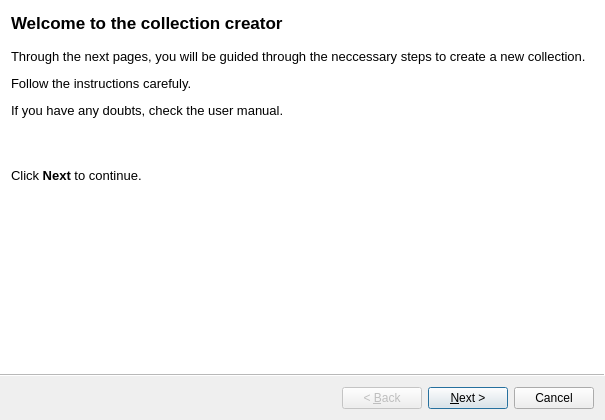
<?xml version="1.0" encoding="UTF-8"?>
<ui version="4.0">
 <class>NewCollectionWizard</class>
 <widget class="QWizard" name="NewCollectionWizard">
  <property name="geometry">
   <rect>
    <x>0</x>
    <y>0</y>
    <width>605</width>
    <height>420</height>
   </rect>
  </property>
  <property name="windowTitle">
   <string>New collection creator</string>
  </property>
  <property name="modal">
   <bool>true</bool>
  </property>
  <property name="wizardStyle">
   <enum>QWizard::AeroStyle</enum>
  </property>
  <property name="options">
   <set>QWizard::ExtendedWatermarkPixmap|QWizard::IndependentPages</set>
  </property>
  <widget class="QWizardPage" name="welcomePage">
   <property name="title">
    <string>Welcome to the collection creator</string>
   </property>
   <attribute name="pageId">
    <string notr="true">0</string>
   </attribute>
   <layout class="QGridLayout" name="gridLayout_3">
    <item row="0" column="0">
     <widget class="QLabel" name="label_4">
      <property name="text">
       <string>&lt;!DOCTYPE HTML PUBLIC &quot;-//W3C//DTD HTML 4.0//EN&quot; &quot;http://www.w3.org/TR/REC-html40/strict.dtd&quot;&gt;
&lt;html&gt;&lt;head&gt;&lt;meta name=&quot;qrichtext&quot; content=&quot;1&quot; /&gt;&lt;style type=&quot;text/css&quot;&gt;
p, li { white-space: pre-wrap; }
&lt;/style&gt;&lt;/head&gt;&lt;body style=&quot; font-family:'MS Shell Dlg 2'; font-size:8pt; font-weight:400; font-style:normal;&quot;&gt;
&lt;p style=&quot; margin-top:12px; margin-bottom:12px; margin-left:0px; margin-right:0px; -qt-block-indent:0; text-indent:0px;&quot;&gt;&lt;span style=&quot; font-size:10pt;&quot;&gt;Through the next pages, you will be guided through the neccessary steps to create a new collection.&lt;/span&gt;&lt;/p&gt;
&lt;p style=&quot; margin-top:12px; margin-bottom:12px; margin-left:0px; margin-right:0px; -qt-block-indent:0; text-indent:0px;&quot;&gt;&lt;span style=&quot; font-size:10pt;&quot;&gt;Follow the instructions carefuly.&lt;/span&gt;&lt;/p&gt;
&lt;p style=&quot; margin-top:12px; margin-bottom:12px; margin-left:0px; margin-right:0px; -qt-block-indent:0; text-indent:0px;&quot;&gt;&lt;span style=&quot; font-size:10pt;&quot;&gt;If you have any doubts, check the user manual.&lt;/span&gt;&lt;/p&gt;
&lt;p style=&quot; margin-top:12px; margin-bottom:12px; margin-left:0px; margin-right:0px; -qt-block-indent:0; text-indent:0px;&quot;&gt;&lt;br /&gt;&lt;/p&gt;
&lt;p style=&quot; margin-top:12px; margin-bottom:12px; margin-left:0px; margin-right:0px; -qt-block-indent:0; text-indent:0px;&quot;&gt;&lt;span style=&quot; font-size:10pt;&quot;&gt;Click &lt;/span&gt;&lt;span style=&quot; font-size:10pt; font-weight:600;&quot;&gt;Next&lt;/span&gt;&lt;span style=&quot; font-size:10pt;&quot;&gt; to continue.&lt;/span&gt;&lt;/p&gt;&lt;/body&gt;&lt;/html&gt;</string>
      </property>
      <property name="wordWrap">
       <bool>true</bool>
      </property>
      <property name="margin">
       <number>10</number>
      </property>
      <property name="indent">
       <number>-1</number>
      </property>
     </widget>
    </item>
   </layout>
  </widget>
  <widget class="BasicInfoPage" name="basePage"/>
  <widget class="QWizardPage" name="optionalPage">
   <property name="title">
    <string>Informações do projeto</string>
   </property>
   <attribute name="pageId">
    <string notr="true">2</string>
   </attribute>
   <layout class="QVBoxLayout" name="verticalLayout">
    <item>
     <widget class="QScrollArea" name="scrollArea">
      <property name="widgetResizable">
       <bool>true</bool>
      </property>
      <widget class="QWidget" name="scrollAreaWidgetContents">
       <property name="geometry">
        <rect>
         <x>0</x>
         <y>0</y>
         <width>63</width>
         <height>31</height>
        </rect>
       </property>
       <layout class="QGridLayout" name="gridLayout_5">
        <item row="0" column="0">
         <widget class="QGroupBox" name="groupBox">
          <property name="title">
           <string/>
          </property>
         </widget>
        </item>
       </layout>
      </widget>
     </widget>
    </item>
   </layout>
  </widget>
  <widget class="QWizardPage" name="wizardPage">
   <property name="title">
    <string>Ready</string>
   </property>
   <layout class="QGridLayout" name="gridLayout_4">
    <item row="0" column="0">
     <widget class="QLabel" name="label_5">
      <property name="text">
       <string>&lt;html&gt;&lt;head/&gt;&lt;body&gt;&lt;p&gt;&lt;br/&gt;&lt;/p&gt;&lt;p&gt;&lt;span style=&quot; font-size:10pt;&quot;&gt;The new collection is ready to be created.&lt;/span&gt;&lt;br/&gt;&lt;br/&gt;&lt;/p&gt;&lt;p&gt;&lt;br/&gt;&lt;span style=&quot; font-size:10pt;&quot;&gt;Click &lt;/span&gt;&lt;span style=&quot; font-size:10pt; font-weight:600;&quot;&gt;Finish&lt;/span&gt;&lt;span style=&quot; font-size:10pt;&quot;&gt; to create the collection.&lt;/span&gt;&lt;/p&gt;&lt;/body&gt;&lt;/html&gt;</string>
      </property>
     </widget>
    </item>
   </layout>
  </widget>
 </widget>
 <customwidgets>
  <customwidget>
   <class>BasicInfoPage</class>
   <extends>QWizardPage</extends>
   <header location="global">basic-info-page.h</header>
   <container>1</container>
  </customwidget>
 </customwidgets>
 <resources/>
 <connections/>
 <slots>
  <slot>validate_name(QString)</slot>
  <slot>validate_mail(QString)</slot>
  <slot>validate_author(QString)</slot>
 </slots>
</ui>
